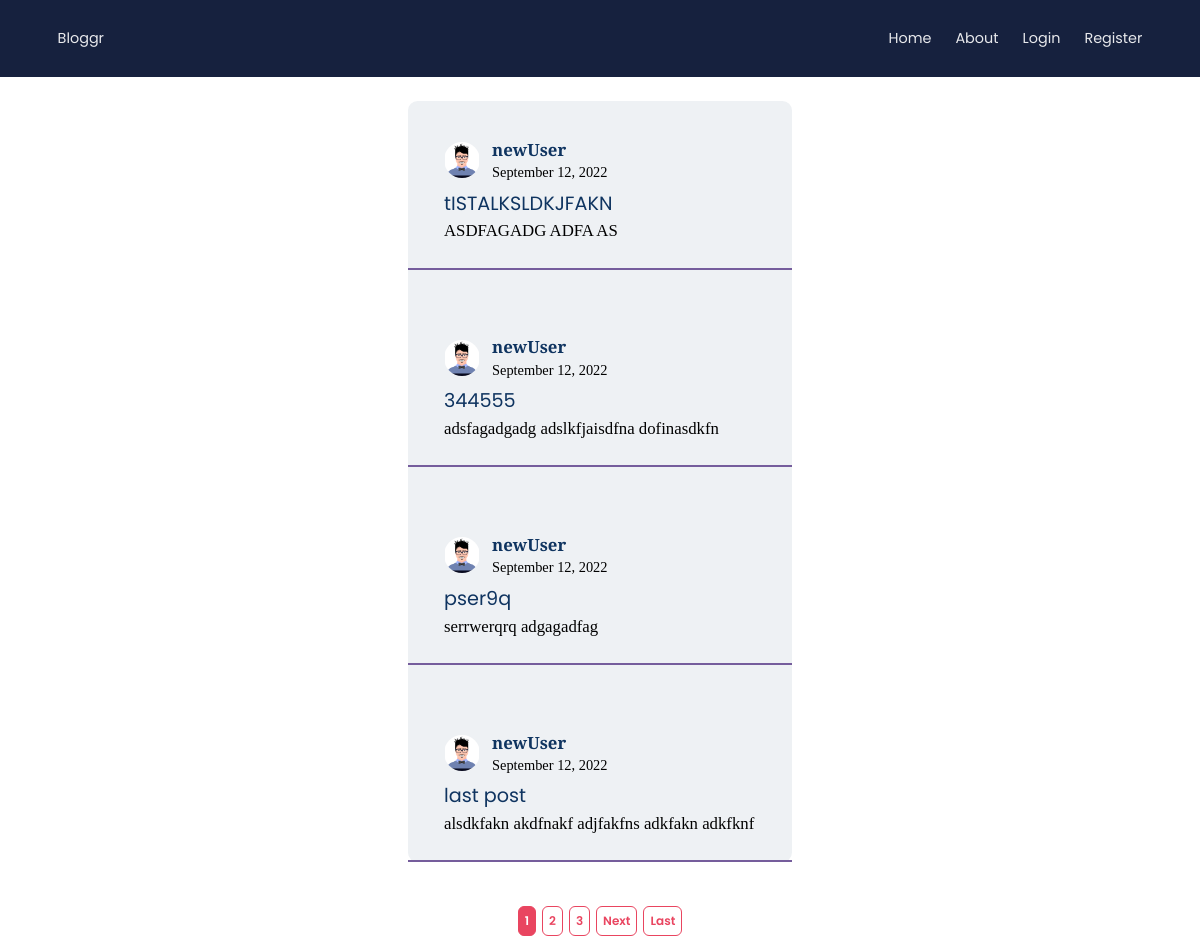
/, run on an earlier commit of the app's database.
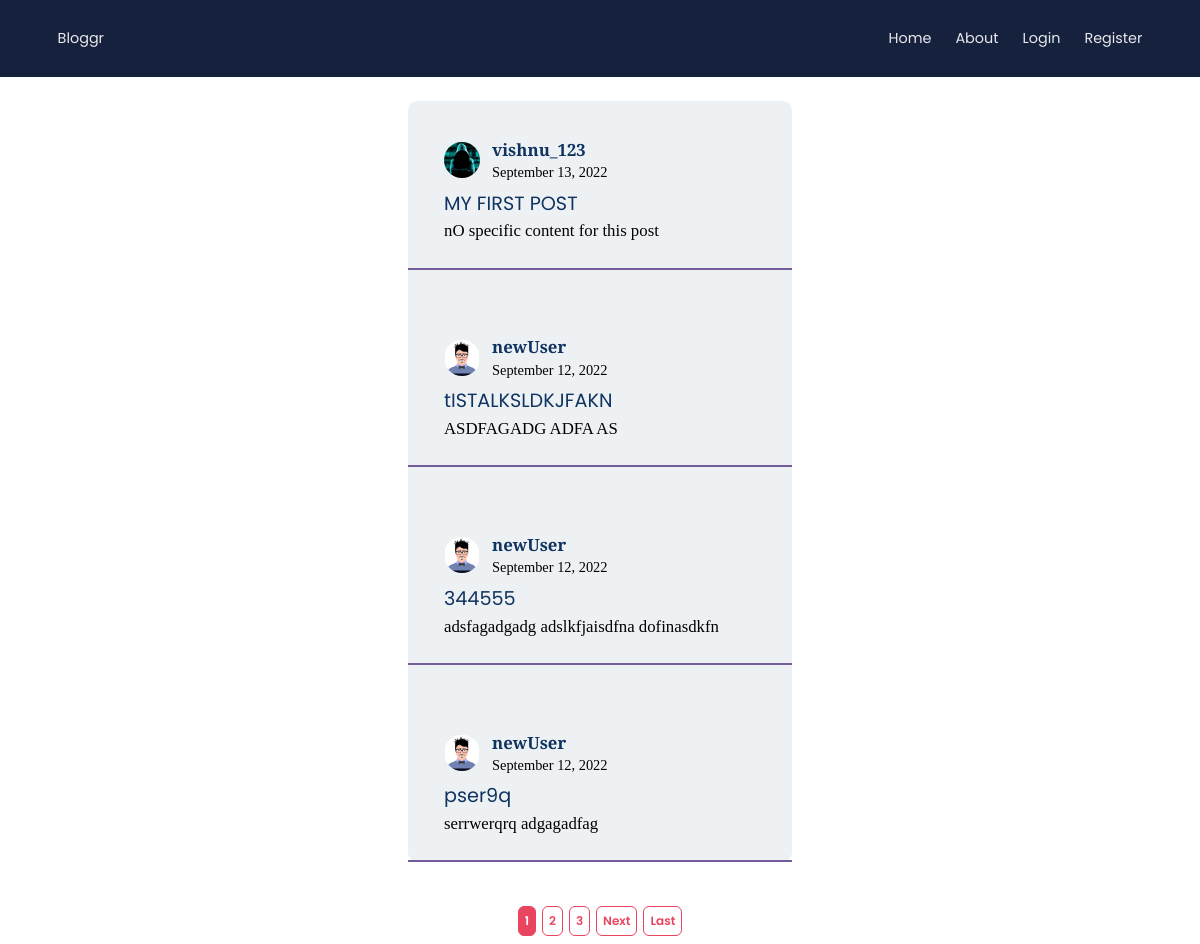
And on a later commit of the database.
### blog/models.py (models this page shows, shortened)
class Post(models.Model):
    title = models.CharField(max_length=100)
    content = models.TextField()
    date_posted = models.DateTimeField(default=timezone.now)
    author = models.ForeignKey(User, on_delete=models.CASCADE)

### users/models.py (models this page shows, shortened)
class Profile(models.Model):
    user = models.OneToOneField(User, on_delete=models.CASCADE)
    image = models.ImageField(default="default.png", upload_to="profile_pics")

### blog/views.py (the view)
# urls.py: path("", views.PostListView.as_view(), name="blog-home"),
class PostListView(ListView):
    model = Post
    template_name = "blog/home.html"
    context_object_name = "posts"
    ordering = ["-date_posted"]
    paginate_by = 4

### blog/templates/blog/home.html (shortened to what this page needs)
{% extends "blog/base.html" %}
{% block content %}
<section class="home-page">
  <div class="posts">
    {% for post in posts %}
    <div class="post">
      <div class="post__details">
          <img
            class="post__author-img"
            src="{{ post.author.profile.image.url }}"
            alt="profile"
          />
        <p class="post__info">
          <a class="post__author-name" href="{% url 'user-posts' post.author.username %}">{{ post.author }}</a>
          <small class="post__date">{{ post.date_posted|date:"F d, Y" }}</small>
        </p>
      </div>
      <h3 class="post__title">
        <a href="{% url 'post-detail' post.id %}"> {{ post.title }} </a>
      </h3>
      <p class="post__content">{{ post.content }}</p>
    </div>
    {% endfor %}
  </div>
  <div class="pagination">
    <div class="pagination__items">
      {% if is_paginated %}
      <div class="pagination__item">
        {% for num in page_obj.paginator.page_range %}
              {% if page_obj.number == num %}
                <a class="active" href="?page={{ num }}">{{ num }}</a>
              {% elif num > page_obj.number|add:'-3' and num < page_obj.number|add:'3' %}
                <a class="" href="?page={{ num }}">{{ num }}</a>
              {% endif %}
        {% endfor %}
        {% if page_obj.has_next %}
              <a href="?page={{ page_obj.next_page_number }}">Next</a>
              <a href="?page={{ page_obj.paginator.num_pages }}">Last</a>
        {% endif %}
      {% endif %}
      </div>
    </div>
  </div>
</section>
{% endblock content %}

### blog/templates/blog/base.html (shortened to what this page needs)
{% load static %}
<!DOCTYPE html>
<html lang="en">
  <head>
    <link rel="stylesheet" href="https://cdnjs.cloudflare.com/ajax/libs/font-awesome/6.2.0/css/all.min.css"
 />
    <link rel="stylesheet" href="{% static 'css/main.css' %}" />
    <script src="https://cdn.tailwindcss.com"></script>
  </head>
  <body>
    <nav class="nav">
      <div class="nav__left">
        <span class="nav__logo">
          <a href="{% url 'blog-home' %}" class="nav__link">Bloggr</a>
        </span>
      </div>
      <div class="nav__right">
        <ul class="nav__items">
          <li class="nav__item">
            <a href="{% url 'blog-home' %}" class="nav__link"> Home </a>
          </li>
          <li class="nav__item">
            <a href="{% url 'blog-about' %}" class="nav__link"> About </a>
          </li>
          {% if user.is_authenticated %}
          <li class="nav__item">
            <a href="{% url 'post-create' %}" class="nav__link"> Add Post </a>
          </li>
          <li class="nav__item">
            <a href="{% url 'profile' %}" class="nav__link"> Profile </a>
          </li>
          <li class="nav__item">
            <a href="{% url 'logout' %}" class="nav__link"> Logout </a>
          </li>
          {% else %}
          <li class="nav__item">
            <a href="{% url 'login' %}" class="nav__link"> Login </a>
          </li>
          <li class="nav__item">
            <a href="{% url 'register' %}" class="nav__link"> Register </a>
          </li>
          {% endif %}
        </ul>
      </div>
    </nav>
    <main class="main">
        {% block content %}
        {% endblock %}
    </main>
  </body>
</html>

### static/css/main.css (style rules this page uses)
:root { --color-primary: #16213e; --color-secondary: #0f3460; --color-secondary-light: ##e7ebef; --color-secondary-xtra-light: #eef1f4; --color-teritiary: #533483; --color-teritiary-light:#755d9c; --color-teritiary-xtra-light: #cbc2da; --color-pink: #e94560; --color-pink-light: #f07d90; --text-color-dark: var(--color-primary); --text-color-light: #e8e9ec; --font-family-heading: "Poppins", sans-serif; --font-family-paragraph: "Source Serif Pro", serif; --nav-height: 6.4rem; --footer-height: 2.4rem; --list-gap: 2rem; --paddingX-lg: 4.8rem; --paddingX-sm: 3.2rem; --shadow-md: 0 4px 6px -1px rgb(0 0 0 / 0.1), 0 2px 4px -2px rgb(0 0 0 / 0.1); --shadow-lg: 0 10px 15px -3px rgb(0 0 0 / 0.1), 0 4px 6px -4px rgb(0 0 0 / 0.1); }
*, *::after, *::before { margin: 0; padding: 0; box-sizing: inherit; }
@media (max-width: 106.25em) { html { font-size: 75%; } }
body { box-sizing: border-box; min-height: 100vh; text-rendering: optimizeSpeed; font-size: 1.6rem; line-height: 1.5; font-family: var(--font-family-paragraph); }
body h1, body h2, body h3, body h4, body h5 { font-family: var(--font-family-heading); }
main { min-height: calc(100vh - var(--nav-height)); padding: calc(var(--nav-height) + 2rem) var(--paddingX-sm) 2rem var(--paddingX-sm); }
ul[role=list], ol[role=list], li { list-style: none; }
a { text-decoration: none; color: inherit; }
img, picture { max-width: 100%; display: block; object-fit: contain; }
.home-page { position: relative; padding-bottom: 4.8rem; display: flex; flex-direction: column; align-items: center; justify-content: space-between; z-index: 1; }
.posts { border-radius: 0.8rem; background-color: var(--color-secondary-xtra-light); display: flex; flex-direction: column; align-items: flex-start; gap: 2.4rem; min-width: 32rem; max-width: 72rem; }
.pagination { border-radius: 1.2rem; padding-top: 1rem; width: 90%; display: flex; align-items: flex-start; justify-content: center; background-color: #fff; height: 4.2rem; position: fixed; bottom: 0; left: 50%; transform: translateX(-50%); z-index: 2; }
.nav { position: fixed; width: 100%; min-height: var(--nav-height); background-color: var(--color-primary); color: var(--text-color-light); font-size: 1.2rem; font-family: var(--font-family-heading); padding: 1.2rem var(--paddingX-lg); display: flex; flex-direction: row; align-items: center; justify-content: center; gap: 0px; justify-content: space-between; z-index: 2; }
.nav__items { display: flex; flex-direction: row; align-items: center; justify-content: center; gap: var(--list-gap); }
.nav__link:link, .nav__link:visited { transition: all 0.4s ease-in; }
.post { padding: 2rem 3rem; width: 100%; max-height: 30rem; overflow: hidden; text-overflow: ellipsis; border-bottom: 2px solid var(--color-teritiary-light); }
.post__details { margin-top: 1rem; display: flex; flex-direction: row; align-items: center; justify-content: center; gap: 1rem; justify-content: flex-start; }
.post__author-name { color: var(--color-secondary); font-size: 1.4rem; transition: all 0.3s ease-in; font-weight: 600; }
.post__author-img { width: 3rem; height: 3rem; border-radius: 50%; }
.post__content { position: relative; font-size: 1.4rem; display: -webkit-box; -webkit-line-clamp: 5; -webkit-box-orient: vertical; overflow: hidden; text-overflow: ellipsis; }
.post__info { display: flex; flex-direction: column; align-items: center; justify-content: center; gap: 0rem; align-items: flex-start; }
.post__title { margin-top: 0.5rem; color: var(--color-secondary); }
.post__date { font-size: 1.2rem; }
.pagination__item { display: flex; flex-direction: row; align-items: center; justify-content: center; gap: 0.5rem; }
.pagination__item a:link, .pagination__item a:visited { padding: 0.5rem; font-size: 1rem; width: fit-content; height: 2.5rem; font-family: var(--font-family-heading); font-weight: 600; color: var(--color-pink); display: flex; flex-direction: row; align-items: center; justify-content: center; gap: var(--list-gap); border-radius: 0.5rem; border: 1px solid var(--color-pink); }
.pagination__item a:link.active, .pagination__item a:visited.active { background-color: var(--color-pink); color: #fff; }

What changed in the data, as far as the page shows it:
no longer on this page (row unchanged): Post: author.profile.image (placeholder picture), author "newUser", date_posted "September 12, 2022", title "last post", content "alsdkfakn akdfnakf adjfakfns adkfakn adkfknf"
added Post: author.profile.image (placeholder picture), author "vishnu_123", date_posted "September 13, 2022", title "MY FIRST POST", content "nO specific content for this post"
